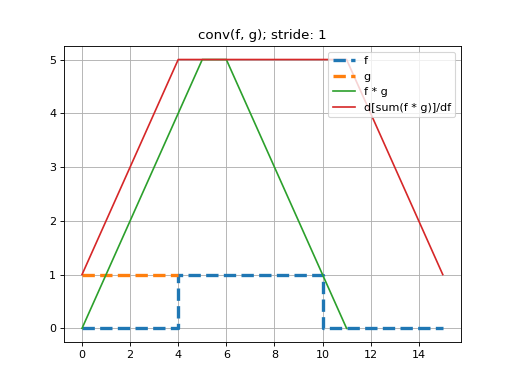

This chart was generated by the following Python code:
import mygrad as mg
from mygrad.nnet import conv_nd
import matplotlib.pyplot as plt
kernel = mg.ones(5)  # a square-wave signal
x = mg.zeros((1, 1, 16))  # a square-wave signal
x[..., 5:11] = 1
k = mg.ones((1, 1, 5))    # a constant-valued kernel
y = conv_nd(x, k, stride=1)   # performing a stride-1, 1D convolution
plt.title("conv(f, g); stride: 1")
y.backward()
plt.plot(x.data[0,0], label="f", ls="--", lw=3, drawstyle='steps-pre')
plt.plot(kernel, label="g", ls="--", lw=3, drawstyle='steps-pre')
plt.plot(y.data[0,0], label="f * g")
plt.plot(mg.arange(16.), x.grad[0, 0], label="d[sum(f * g)]/df")
kernel = mg.ones(5)  # a square-wave signal
plt.legend()
plt.grid()
plt.show()
